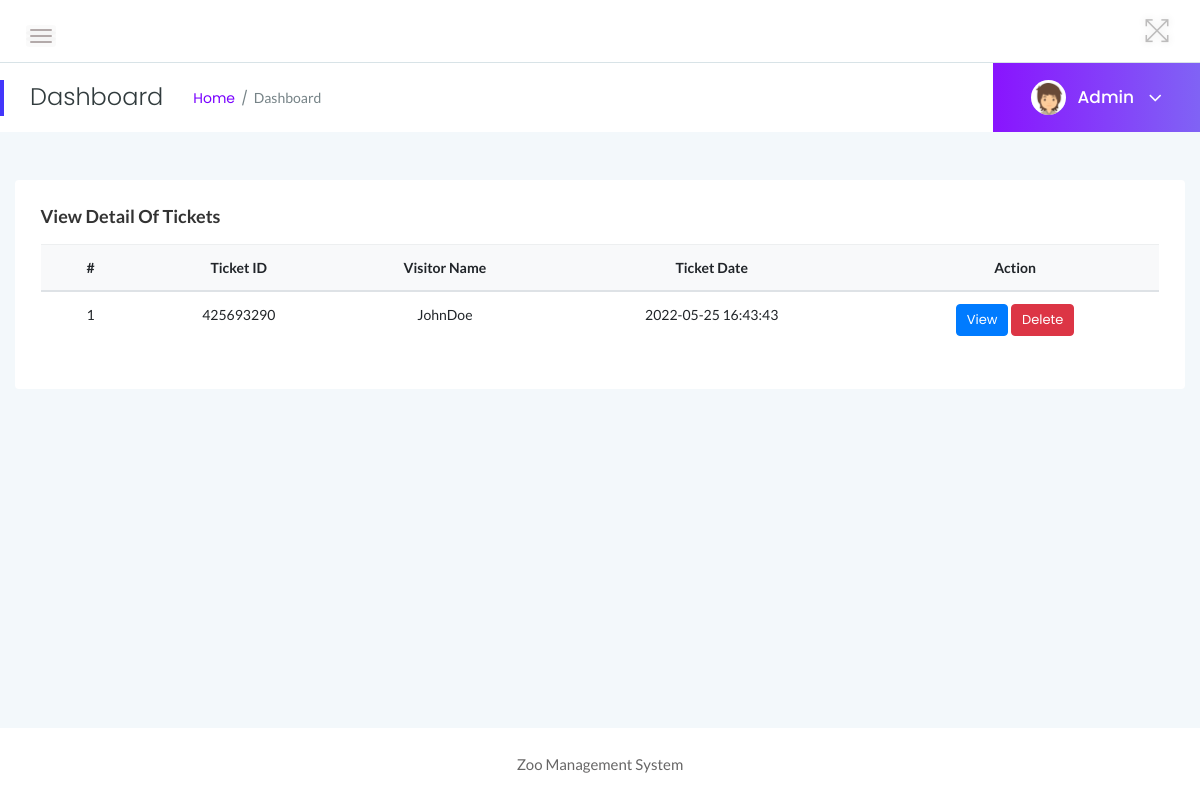
Page /zms/admin/manage-foreigners-ticket.php (signed in) on the committed database.
### tables this page shows
CREATE TABLE `tblticforeigner` (
  `ID` int(10) NOT NULL,
  `TicketID` varchar(200) DEFAULT NULL,
  `visitorName` varchar(250) DEFAULT NULL,
  `NoAdult` int(10) DEFAULT NULL,
  `NoChildren` int(10) DEFAULT NULL,
  `AdultUnitprice` varchar(50) DEFAULT NULL,
  `ChildUnitprice` varchar(50) DEFAULT NULL,
  `PostingDate` timestamp NULL DEFAULT current_timestamp()
);

### zms/admin/manage-foreigners-ticket.php (the view, shortened to what this page needs)
<?php
include('includes/dbconnection.php');
if (strlen($_SESSION['zmsaid']==0)) {
  header('location:logout.php');
  } else{
?>
<!doctype html>
<html class="no-js" lang="en">
<head>
    <link rel="stylesheet" href="assets/css/bootstrap.min.css">
    <link rel="stylesheet" href="assets/css/font-awesome.min.css">
    <link rel="stylesheet" href="assets/css/themify-icons.css">
    <link rel="stylesheet" href="assets/css/metisMenu.css">
    <link rel="stylesheet" href="assets/css/owl.carousel.min.css">
    <link rel="stylesheet" href="assets/css/slicknav.min.css">
    <link rel="stylesheet" href="https://www.amcharts.com/lib/3/plugins/export/export.css" type="text/css" media="all" />
    <link rel="stylesheet" type="text/css" href="https://cdn.datatables.net/1.10.19/css/jquery.dataTables.css">
    <link rel="stylesheet" type="text/css" href="https://cdn.datatables.net/1.10.18/css/dataTables.bootstrap4.min.css">
    <link rel="stylesheet" type="text/css" href="https://cdn.datatables.net/responsive/2.2.3/css/responsive.bootstrap.min.css">
    <link rel="stylesheet" type="text/css" href="https://cdn.datatables.net/responsive/2.2.3/css/responsive.jqueryui.min.css">
    <link rel="stylesheet" href="assets/css/typography.css">
    <link rel="stylesheet" href="assets/css/default-css.css">
    <link rel="stylesheet" href="assets/css/styles.css">
    <link rel="stylesheet" href="assets/css/responsive.css">
</head>
<body>
    <div class="page-container">
        <div class="main-content">
          <?php include_once('includes/header.php');?>
            <?php include_once('includes/pagetitle.php');?>
            <div class="main-content-inner">
                <div class="row">
                    <div class="col-12 mt-5">
                        <div class="card">
                            <div class="card-body">
                                <h4 class="header-title">View Detail of Tickets</h4>
                                <div class="data-tables">
                                    <table  class="table text-center">
                                        <thead class="bg-light text-capitalize">
                                            <tr>
                                                <th>#</th>
                                                <th>Ticket ID</th>
                                                <th>Visitor Name</th>
                                                <th>Ticket Date</th>
                                                <th>Action</th>
                                            </tr>
                                        </thead>
                                        <?php
$ret=mysqli_query($con,"select * from tblticforeigner order by ID desc");
$cnt=1;
while ($row=mysqli_fetch_array($ret)) {
?>
                                        <tbody>
          <tr>
            <td width="100"><?php echo $cnt;?></td>
                  <td><?php  echo $row['TicketID'];?></td>
                  <td><?php  echo $row['visitorName'];?></td>
                  <td ><?php  echo $row['PostingDate'];?></td>
                  <td><a href="view-foreigner-ticket.php?viewid=<?php echo $row['ID'];?>" class="btn btn-primary btn-xs">View</a>
                             <a href="manage-foreigners-ticket.php?id=<?php echo $row['ID']?>&del=delete" onClick="return confirm('Are you sure you want to delete?')" class="btn btn-danger btn-xs">Delete</a>
                </tr>
                <?php
$cnt=$cnt+1;
}?>
 </tbody>
                                    </table>
                                </div>
                            </div>
                        </div>
                    </div>
                </div>
            </div>
        </div>
        <?php include_once('includes/footer.php');?>
    </div>
</body>
</html>
<?php }  ?>

### zms/admin/includes/pagetitle.php (shortened to what this page needs)
<?php
include('includes/dbconnection.php');
?>
<div class="page-title-area">
                <div class="row align-items-center">
                    <div class="col-sm-6">
                        <div class="breadcrumbs-area clearfix">
                            <h4 class="page-title pull-left">Dashboard</h4>
                            <ul class="breadcrumbs pull-left">
                                <li><a href="dashboard.php">Home</a></li>
                                <li><span>Dashboard</span></li>
                            </ul>
                        </div>
                    </div>
                    <div class="col-sm-6 clearfix">
                        <div class="user-profile pull-right">
                            <img class="avatar user-thumb" src="assets/images/author/avatar.png" alt="avatar">
                            <?php
$adid=$_SESSION['zmsaid'];
$ret=mysqli_query($con,"select AdminName from tbladmin where ID='$adid'");
$row=mysqli_fetch_array($ret);
$name=$row['AdminName'];
?>
                            <h4 class="user-name dropdown-toggle" data-toggle="dropdown"><?php echo $name; ?> <i class="fa fa-angle-down"></i></h4>
                        </div>
                    </div>
                </div>
            </div>

### zms/admin/assets/css/typography.css (style rules this page uses)
body { font-size: 14px; font-family: 'Lato', sans-serif; }
h1, h2, h3, h4, h5, h6 { margin: 0; font-family: 'Poppins', sans-serif; }
a, a:visited { text-decoration: none; transition: all 0.3s ease-in-out; -webkit-transition: all 0.3s ease-in-out; -moz-transition: all 0.3s ease-in-out; -o-transition: all 0.3s ease-in-out; outline: 0; font-family: 'Poppins', sans-serif; }
ul, ol { margin-bottom: 0px; margin-top: 0px; padding: 0; }
ul { margin: 0; list-style-type: none; }

### zms/admin/assets/css/default-css.css (style rules this page uses)
* { margin: 0; padding: 0; box-sizing: border-box; }
*, *:before, *:after { -moz-box-sizing: border-box; -webkit-box-sizing: border-box; box-sizing: border-box; }
html { -webkit-font-smoothing: antialiased; }
body { background: #fff; font-weight: normal; -webkit-font-smoothing: antialiased; -webkit-text-size-adjust: 100%; }
img { max-width: 100%; height: auto; }
:root { --primary-color: #4336FB; }

### zms/admin/assets/css/styles.css (style rules this page uses)
.page-container { width: 100%; height: 100%; min-height: 100vh; padding-left: 280px; -webkit-transition: padding-left 0.3s ease 0s; transition: padding-left 0.3s ease 0s; }
.card { border: none; border-radius: 4px; background-color: #fff; -webkit-transition: all 0.3s ease 0s; transition: all 0.3s ease 0s; }
.card-body { padding: 25.6px; padding: 1.6rem; }
.main-content { width: 100%; background: #F3F8FB; }
.main-content-inner { padding: 0 30px 50px; }
.page-title-area { padding: 0 30px; background: #fff; position: relative; }
.page-title-area:before { content: ''; position: absolute; left: 0; top: 50%; width: 4px; height: 36px; background: var(--primary-color); -webkit-transform: translateY(-50%); transform: translateY(-50%); }
.page-title { font-size: 24px; font-weight: 300; color: #313b3d; letter-spacing: 0; margin-right: 30px; }
ul.breadcrumbs { margin-top: 4px; }
.breadcrumbs li { display: inline-block; }
.breadcrumbs li a, .breadcrumbs li span { display: block; font-size: 14px; font-weight: 400; color: #7801ff; letter-spacing: 0; margin-right: 16px; position: relative; }
.breadcrumbs li a:before { content: '/'; color: #768387; position: absolute; right: -13px; top: 0; }
.breadcrumbs li span { margin-right: 0; color: #768387; text-transform: capitalize; }
.user-profile { margin-right: -30px; display: -webkit-box; display: -ms-flexbox; display: flex; -webkit-box-align: center; -ms-flex-align: center; align-items: center; -ms-flex-wrap: wrap; flex-wrap: wrap; background: -webkit-linear-gradient(left, #8914fe 0%, #8063f5 100%); background: linear-gradient(to right, #8914fe 0%, #8063f5 100%); padding: 17px 38px; position: relative; }
.user-profile img.avatar { height: 35px; width: 35px; border-radius: 50%; margin-right: 12px; }
.user-name { font-size: 17px; font-weight: 500; color: #fff; letter-spacing: 0; cursor: pointer; -webkit-user-select: none; -moz-user-select: none; -ms-user-select: none; user-select: none; }
.user-name i { margin-left: 10px; font-size: 21px; vertical-align: middle; position: relative; }
.notification-area .dropdown-toggle, .user-name.dropdown-toggle { position: relative; }
.notification-area .dropdown-toggle:after, .user-name.dropdown-toggle:after { display: none; }
.header-title { font-family: 'Lato', sans-serif; font-size: 18px; font-weight: 600; letter-spacing: 0; color: #333; text-transform: capitalize; margin-bottom: 17px; }
.btn { padding: 11px 17px; font-size: 13px; letter-spacing: 0; }
.btn-xs { padding: 5px 10px; }
table tr th { border-bottom: none; }
table tr th, table tr td { border-top: 1px solid rgba(120, 130, 140, 0.13) !important; }

### zms/admin/assets/css/responsive.css (style rules this page uses)
@media (min-width: 1200px) and (max-width: 1364px) { .main-content-inner { padding: 0 15px 50px; } }
@media (min-width: 1200px) and (max-width: 1364px) { .page-container, .sbar_collapsed.page-container { padding-left: 0; } }

### rows in the picture
tblticforeigner: TicketID "425693290", visitorName "JohnDoe", PostingDate "2022-05-25 16:43:43"

### other values in the picture
$name "Admin"
